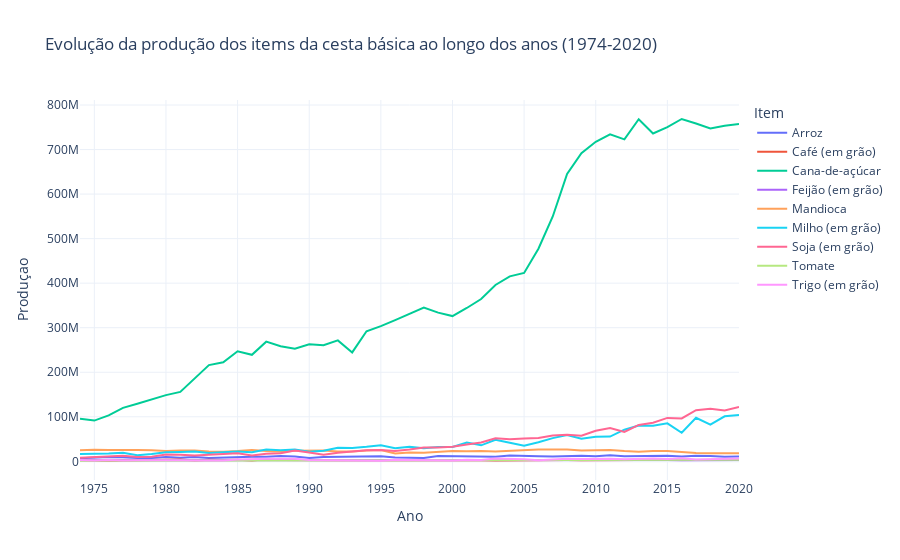

Notebook cell for this chart:
### Markdown cell above
#### Avaliando o crescimento histórico das culturas

### Code cell
fig = px.line(producao_2, title = 'Evolução da produção dos items da cesta básica ao longo dos anos (1974-2020)', x = 'Ano', y = 'Produçao', color = 'Item',  labels = {'value': 'Produção (Toneladas)', 'variable' : 'Culturas'} )
fig.update_layout(template = 'plotly_white')
